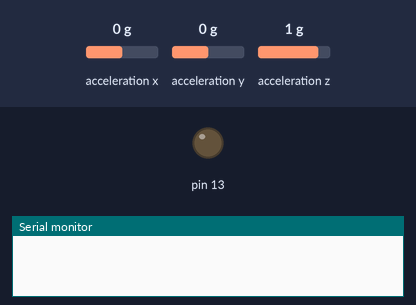
The sketch below on a simulated Arduino Uno, built with avr-gcc and run on an emulated ATmega328P. Parts: output pins drawn as LEDs (lit = HIGH), the last lines printed to the serial monitor. The test bench sets the inputs (shaded band); at power-on: acceleration x 0 g, acceleration y 0 g, acceleration z 1 g. No radio packets arrive unless stated.

Above: at 0.01 s.
At 1.2 s:
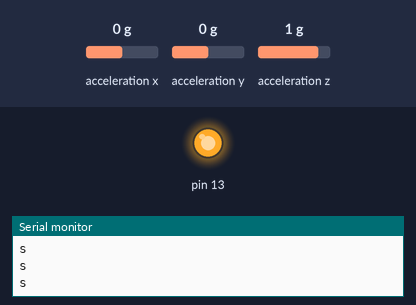
1.3 s: acceleration x set to -0.8 g
3.3 s: acceleration x set to 0.8 g
Timing chart, 0 to 6.3 s (numbered marks = the images above; inputs shaded):
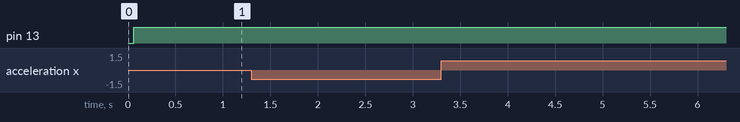

The sketch:

Transmitter.ino
```cpp
#include <SparkFun_ADXL345.h>         // SparkFun ADXL345 Library
#include <VirtualWire.h>
char *controller;
//ADXL345 adxl = ADXL345(10);           // USE FOR SPI COMMUNICATION, ADXL345(CS_PIN);
ADXL345 adxl = ADXL345();             // USE FOR I2C COMMUNICATION


void setup(){

  Serial.begin(9600);                 // Start the serial terminal
   pinMode(13,OUTPUT);
   vw_set_ptt_inverted(true); //
   vw_set_tx_pin(12);
   vw_setup(4000);// speed of data transfer Kbps

  adxl.powerOn();                     // Power on the ADXL345

  adxl.setRangeSetting(16);           // Give the range settings
                                      // Accepted values are 2g, 4g, 8g or 16g
                                      // Higher Values = Wider Measurement Range
                                      // Lower Values = Greater Sensitivity

  adxl.setSpiBit(0);                  // Configure the device to be in 4 wire SPI mode when set to '0' or 3 wire SPI mode when set to 1
                                      // Default: Set to 1
                                      // SPI pins on the ATMega328: 11, 12 and 13 as reference in SPI Library

  adxl.setActivityXYZ(1, 0, 0);       // Set to activate movement detection in the axes "adxl.setActivityXYZ(X, Y, Z);" (1 == ON, 0 == OFF)
  adxl.setActivityThreshold(75);      // 62.5mg per increment   // Set activity   // Inactivity thresholds (0-255)

  adxl.setInactivityXYZ(1, 0, 0);     // Set to detect inactivity in all the axes "adxl.setInactivityXYZ(X, Y, Z);" (1 == ON, 0 == OFF)
  adxl.setInactivityThreshold(75);    // 62.5mg per increment   // Set inactivity // Inactivity thresholds (0-255)
  adxl.setTimeInactivity(10);         // How many seconds of no activity is inactive?

  adxl.setTapDetectionOnXYZ(0, 0, 1); // Detect taps in the directions turned ON "adxl.setTapDetectionOnX(X, Y, Z);" (1 == ON, 0 == OFF)

  // Set values for what is considered a TAP and what is a DOUBLE TAP (0-255)
  adxl.setTapThreshold(50);           // 62.5 mg per increment
  adxl.setTapDuration(15);            // 625 μs per increment
  adxl.setDoubleTapLatency(80);       // 1.25 ms per increment
  adxl.setDoubleTapWindow(200);       // 1.25 ms per increment

  // Set values for what is considered FREE FALL (0-255)
  adxl.setFreeFallThreshold(7);       // (5 - 9) recommended - 62.5mg per increment
  adxl.setFreeFallDuration(30);       // (20 - 70) recommended - 5ms per increment

  // Setting all interupts to take place on INT1 pin
  //adxl.setImportantInterruptMapping(1, 1, 1, 1, 1);     // Sets "adxl.setEveryInterruptMapping(single tap, double tap, free fall, activity, inactivity);"
                                                        // Accepts only 1 or 2 values for pins INT1 and INT2. This chooses the pin on the ADXL345 to use for Interrupts.
                                                        // This library may have a problem using INT2 pin. Default to INT1 pin.

  // Turn on Interrupts for each mode (1 == ON, 0 == OFF)
  adxl.InactivityINT(1);
  adxl.ActivityINT(1);
  adxl.FreeFallINT(1);
  adxl.doubleTapINT(1);
  adxl.singleTapINT(1);

//attachInterrupt(digitalPinToInterrupt(interruptPin), ADXL_ISR, RISING);   // Attach Interrupt

}

/****************** MAIN CODE ******************/
/*     Accelerometer Readings and Interrupt    */
void loop(){

  // Accelerometer Readings
  int x,y,z;
  adxl.readAccel(&x, &y, &z);         // Read the accelerometer values and store them in variables declared above x,y,z

  // Output Results to Serial
  /* UNCOMMENT TO VIEW X Y Z ACCELEROMETER VALUES */
  //Serial.print(x);
 // Serial.print(", ");
  //Serial.print(y);
  //Serial.print(", ");
  //Serial.println(z);

  if(x>=-5 && x<=10)
  {
    if(y>=-35 && y<-12)
     {
        controller="r"  ;
        vw_send((uint8_t *)controller, strlen(controller));
        vw_wait_tx(); // Wait until the whole message is gone
        digitalWrite(13,1);
        Serial.println("r");
        delay(5);
     }
     else if(y>0 && y<=35)
     {
        controller="l"  ;
        vw_send((uint8_t *)controller, strlen(controller));
        vw_wait_tx(); // Wait until the whole message is gone
        digitalWrite(13,1);
        Serial.println("l");
        delay(5);
     }
     else
     {
        controller="s"  ;
        vw_send((uint8_t *)controller, strlen(controller));
        vw_wait_tx(); // Wait until the whole message is gone
        digitalWrite(13,1);
        Serial.println("s");
        delay(5);

     }
  }
  else if(y>=-12 && y<=0)
  {
    if(x>=-35 && x<-5)
    {
        controller="b"  ;
        vw_send((uint8_t *)controller, strlen(controller));
        vw_wait_tx(); // Wait until the whole message is gone
        digitalWrite(13,1);
        Serial.println("b");
        delay(5);
    }
    else if(x>10 && x<=35)
    {
        controller="f"  ;
        vw_send((uint8_t *)controller, strlen(controller));
        vw_wait_tx(); // Wait until the whole message is gone
        digitalWrite(13,1);
        Serial.println("f");
        delay(5);
    }
    else
     {
        controller="s"  ;
        vw_send((uint8_t *)controller, strlen(controller));
        vw_wait_tx(); // Wait until the whole message is gone
        digitalWrite(13,1);
        Serial.println("s");
        delay(5);
     }

  }
  ADXL_ISR();

  // You may also choose to avoid using interrupts and simply run the functions within ADXL_ISR();
  //  and place it within the loop instead.
  // This may come in handy when it doesn't matter when the action occurs.

}

/********************* ISR *********************/
/* Look for Interrupts and Triggered Action    */
void ADXL_ISR() {

  // getInterruptSource clears all triggered actions after returning value
  // Do not call again until you need to recheck for triggered actions
  byte interrupts = adxl.getInterruptSource();

  // Free Fall Detection
  if(adxl.triggered(interrupts, ADXL345_FREE_FALL)){
    Serial.println("*** FREE FALL ***");
    //add code here to do when free fall is sensed
  }

  // Inactivity
  if(adxl.triggered(interrupts, ADXL345_INACTIVITY)){
    Serial.println("*** INACTIVITY ***");
     //add code here to do when inactivity is sensed
  }

  // Activity
  if(adxl.triggered(interrupts, ADXL345_ACTIVITY)){
    Serial.println("*** ACTIVITY ***");
     //add code here to do when activity is sensed
  }

  // Double Tap Detection
  if(adxl.triggered(interrupts, ADXL345_DOUBLE_TAP)){
    Serial.println("*** DOUBLE TAP ***");
     //add code here to do when a 2X tap is sensed
  }

  // Tap Detection
  if(adxl.triggered(interrupts, ADXL345_SINGLE_TAP)){
    Serial.println("*** TAP ***");
     //add code here to do when a tap is sensed
  }
}
```
